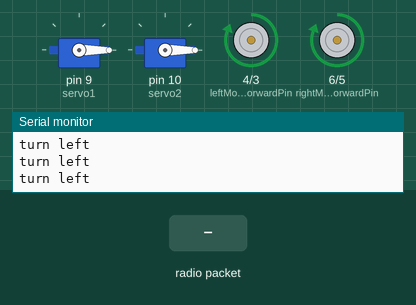
This sketch was run on a simulated Arduino Uno, built with avr-gcc and run on an emulated ATmega328P. On the bench: 2 × servo, motor-driver pin pairs drawn as motors (green arrow = first pin HIGH = forward, orange = second pin HIGH = backward, longer = more drive), the last lines printed to the serial monitor. The test bench sets the inputs (shaded band). No radio packets arrive unless stated.

Above: at 1.2 s.
1.3 s: radio packet "A" arrives
At 1.8 s:
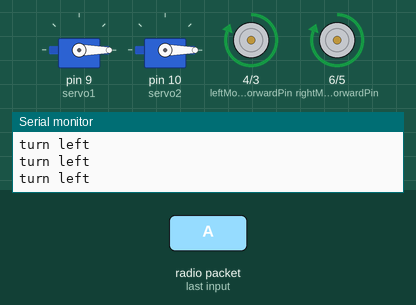
2.8 s: radio packet "B" arrives
At 3.5 s:
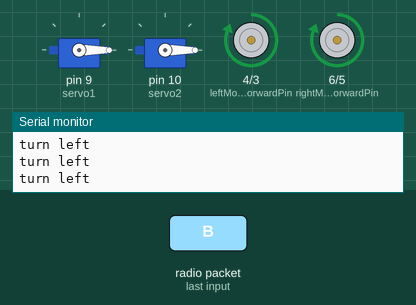
4.3 s: radio packet "C" arrives
At 5.4 s:
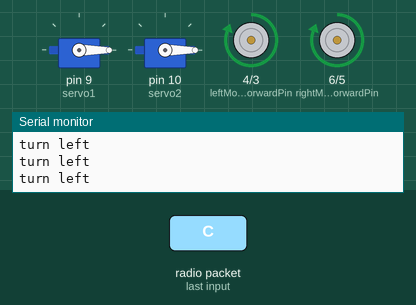
Timing chart, 0 to 7.3 s (numbered marks = the images above; inputs shaded):
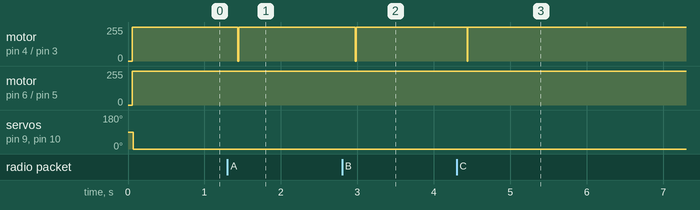

The sketch:

Receiver.ino
```cpp
// #include<SoftwareSerial.h>

#include <SPI.h>
#include <nRF24L01.h>
#include <RF24.h>
#include <Servo.h>

Servo servo1;
Servo servo2;
// Servo servo3;
// Servo servo4;

const int joystickThreshold = 512;
// Define the pins for motor control
int leftMotorForwardPin = 4;  // Replace with your actual pin numbers
int rightMotorForwardPin = 6;
int leftMotorBackwardPin = 3;
int rightMotorBackwardPin = 5;


RF24 radio(7, 8);  // CE, CSN
const byte addresses[6] = "00001";
String data1, data2, data3, data4, data5, data6;
int8_t indexOfA, indexOfB, indexOfC, indexOfD, indexOfE, indexOfF;
String DataIn;
int xcar;
int ycar;
int xrobo1;
int yrobo1;
int xrobo2;
int yrobo2;


int prevX = 0;
int prevY = 0;


// int M1;
// int Led  = 4;

void setup() {
  Serial.begin(9600);
  radio.begin();
  radio.openReadingPipe(0, addresses);  // 00001
  radio.setPALevel(RF24_PA_MAX);
  radio.startListening();
  // pinMode(Led , OUTPUT);

  pinMode(leftMotorForwardPin, OUTPUT);
  pinMode(leftMotorBackwardPin, OUTPUT);
  pinMode(rightMotorForwardPin, OUTPUT);
  pinMode(rightMotorBackwardPin, OUTPUT);

  servo1.attach(9);   // Attach servo to pin 0
  servo2.attach(10);   // Attach servo to pin 1
  // servo3.attach(9);   // Attach servo to pin 6
  // servo4.attach(10);  // Attach servo to pin 9
}

void loop() {
  delay(50);
  char text[32] = "";

  if (radio.available()) {
    radio.read(&text, sizeof(text));
    Serial.println(text);
    for (int i = 0; i < sizeof(text); i++) {
      DataIn += text[i];
    }
    Serial.print("DataInString");
    Serial.println(DataIn);

    ParseTheData();
    Serial.println("Data1 : " + data1);
    Serial.println("Data2 : " + data2);
    Serial.println("Data3 : " + data3);
    Serial.println("Data4 : " + data4);
    Serial.println("Data5 : " + data5);
    Serial.println("Data6 : " + data6);
    Serial.println("----------------------------------------------------------");
    DataIn = "";

    // for(int i =0; i<sizeof(text); i++){
    //   DataIn += text[i];
    // }
    // Serial.print("DataInString");
    // Serial.println(DataIn);
    // ParseTheData();
    // Serial.println("Data1 : "+ data1);
    // Serial.println("Data2 : "+ data2);
    // Serial.println("Data3 : "+ data3);
    // Serial.println("Data4 : "+ data4);
    // Serial.println("----------------------------------------------------------");
    // DataIn = "";
    // }
  }

  xcar = data2.toInt();
  ycar = data1.toInt();
  xrobo1 = data3.toInt();
  yrobo1 = data4.toInt();
  xrobo2 = data5.toInt();
  yrobo2 = data6.toInt();


  // M1 = data1.toInt();

  // // Serial.print({"M1 : "}); Serial.println(M1);
  // if(M1 > 0 ){
  //   digitalWrite(Led, HIGH);
  //   // Serial.print("M1 Is high");
  // }
  // else{
  //   digitalWrite(Led, LOW);
  //   // Serial.print("M1 Is Low");

  if (xcar < joystickThreshold - 100) {
    // Turn left
    digitalWrite(leftMotorForwardPin, LOW);
    digitalWrite(leftMotorBackwardPin, LOW);
    digitalWrite(rightMotorForwardPin, HIGH);
    digitalWrite(rightMotorBackwardPin, LOW);
    Serial.println("turn left");
  } else if (xcar > joystickThreshold + 100) {
    // Turn right
    digitalWrite(leftMotorForwardPin, HIGH);
    digitalWrite(leftMotorBackwardPin, LOW);
    digitalWrite(rightMotorForwardPin, LOW);
    digitalWrite(rightMotorBackwardPin, LOW);
    Serial.println("turn right");

  } else {
    // Stop turning
    digitalWrite(leftMotorForwardPin, LOW);
    digitalWrite(leftMotorBackwardPin, LOW);
    digitalWrite(rightMotorForwardPin, LOW);
    digitalWrite(rightMotorBackwardPin, LOW);
    Serial.println("turn stop");

  }


  if (ycar < joystickThreshold - 100) {
    // Move forward
    digitalWrite(leftMotorForwardPin, HIGH);
    digitalWrite(leftMotorBackwardPin, LOW);
    digitalWrite(rightMotorForwardPin, HIGH);
    digitalWrite(rightMotorBackwardPin, LOW);
  } else if (ycar > joystickThreshold + 100) {
    // Move backward
    digitalWrite(leftMotorForwardPin, LOW);
    digitalWrite(leftMotorBackwardPin, HIGH);
    digitalWrite(rightMotorForwardPin, LOW);
    digitalWrite(rightMotorBackwardPin, HIGH);
  } else {
    // Stop moving
    digitalWrite(leftMotorForwardPin, LOW);
    digitalWrite(leftMotorBackwardPin, LOW);
    digitalWrite(rightMotorForwardPin, LOW);
    digitalWrite(rightMotorBackwardPin, LOW);
  }


  // int servo1Angle = map(xrobo2, 0, 1023, 0, 180);
  // int servo2Angle = map(yrobo2, 0, 1023, 0, 180);
  // int servo3Angle = map(xrobo2, 0, 1023, 0, 180);
  // int servo4Angle = map(yrobo2, 0, 1023, 0, 180);


 int angle1 = map(xrobo2, 0, 1023, 0, 180);
  int angle2 = map(yrobo2, 0, 1023, 0, 180);

  // Incrementally move the servo motors
  moveServoSmoothly(servo1, angle1, prevX);
  moveServoSmoothly(servo2, angle2, prevY);

  // Update previous joystick values
  prevX = angle1;
  prevY = angle2;


  // servo1.write(servo1Angle);
  // servo2.write(servo2Angle);
  // servo3.write(servo3Angle);
  // servo4.write(servo4Angle);


  // digitalWrite(leftMotorForwardPin, HIGH);
  //   digitalWrite(rightMotorForwardPin, HIGH);
  //   digitalWrite(leftMotorBackwardPin, LOW);
  //   digitalWrite(rightMotorBackwardPin, LOW);
  //   delay(2000);

  //   // Stop the motors for a moment
  //   digitalWrite(leftMotorForwardPin, LOW);
  //   digitalWrite(rightMotorForwardPin, LOW);
  //   digitalWrite(leftMotorBackwardPin, LOW);
  //   digitalWrite(rightMotorBackwardPin, LOW);
  //   delay(1000);

  //   // Backward motion for 2 seconds
  //   digitalWrite(leftMotorForwardPin, LOW);
  //   digitalWrite(rightMotorForwardPin, LOW);
  //   digitalWrite(leftMotorBackwardPin, HIGH);
  //   digitalWrite(rightMotorBackwardPin, HIGH);
  //   delay(2000);

  //   // Stop the motors for a moment
  //   digitalWrite(leftMotorForwardPin, LOW);
  //   digitalWrite(rightMotorForwardPin, LOW);
  //   digitalWrite(leftMotorBackwardPin, LOW);
  //   digitalWrite(rightMotorBackwardPin, LOW);
  //   delay(1000);

  //   // Left turn for 2 seconds
  //   digitalWrite(leftMotorForwardPin, LOW);
  //   digitalWrite(rightMotorForwardPin, HIGH);
  //   digitalWrite(leftMotorBackwardPin, HIGH);
  //   digitalWrite(rightMotorBackwardPin, LOW);
  //   delay(2000);

  //   // Stop the motors for a moment
  //   digitalWrite(leftMotorForwardPin, LOW);
  //   digitalWrite(rightMotorForwardPin, LOW);
  //   digitalWrite(leftMotorBackwardPin, LOW);
  //   digitalWrite(rightMotorBackwardPin, LOW);
  //   delay(1000);

  //   // Right turn for 2 seconds
  //   digitalWrite(leftMotorForwardPin, HIGH);
  //   digitalWrite(rightMotorForwardPin, LOW);
  //   digitalWrite(leftMotorBackwardPin, LOW);
  //   digitalWrite(rightMotorBackwardPin, HIGH);
  //   delay(2000);

  //   // Stop the motors for a moment
  //   digitalWrite(leftMotorForwardPin, LOW);
  //   digitalWrite(rightMotorForwardPin, LOW);
  //   digitalWrite(leftMotorBackwardPin, LOW);
  //   digitalWrite(rightMotorBackwardPin, LOW);
  //   delay(1000);


  // Serial.println("don");

  // Serial.println(text);
}

void moveServoSmoothly(Servo &servo, int targetAngle, int &prevAngle) {
  // Gradually move the servo towards the target angle
  if (targetAngle > prevAngle) {
    for (int i = prevAngle; i <= targetAngle; ++i) {
      servo.write(i);
      delay(10);
    }
  } else {
    for (int i = prevAngle; i >= targetAngle; --i) {
      servo.write(i);
      delay(10);
    }
  }

  // Update the previous angle to the target angle
  prevAngle = targetAngle;
}


void ParseTheData() {
  indexOfA = DataIn.indexOf("A");
  indexOfB = DataIn.indexOf("B");
  indexOfC = DataIn.indexOf("C");
  indexOfD = DataIn.indexOf("D");
  indexOfE = DataIn.indexOf("E");
  indexOfF = DataIn.indexOf("F");
  data1 = DataIn.substring(0, indexOfA);
  data2 = DataIn.substring(indexOfA + 1, indexOfB);
  data3 = DataIn.substring(indexOfB + 1, indexOfC);
  data4 = DataIn.substring(indexOfC + 1, indexOfD);
  data5 = DataIn.substring(indexOfD + 1, indexOfE);
  data6 = DataIn.substring(indexOfE + 1, indexOfF);
}
```

Measured:
- after the input at 1.3 s, motor on pin 4 (leftMotorForwardPin) / pin 3 (leftMotorBackwardPin): forward 255/255 → stopped after 0.14 s, → forward 255/255 0.01 s later
- after the input at 2.8 s, motor on pin 4 (leftMotorForwardPin) / pin 3 (leftMotorBackwardPin): forward 255/255 → stopped after 0.17 s, → forward 255/255 0.01 s later
- after the input at 4.3 s, motor on pin 4 (leftMotorForwardPin) / pin 3 (leftMotorBackwardPin): forward 255/255 → stopped after 0.13 s, → forward 255/255 0.01 s later
